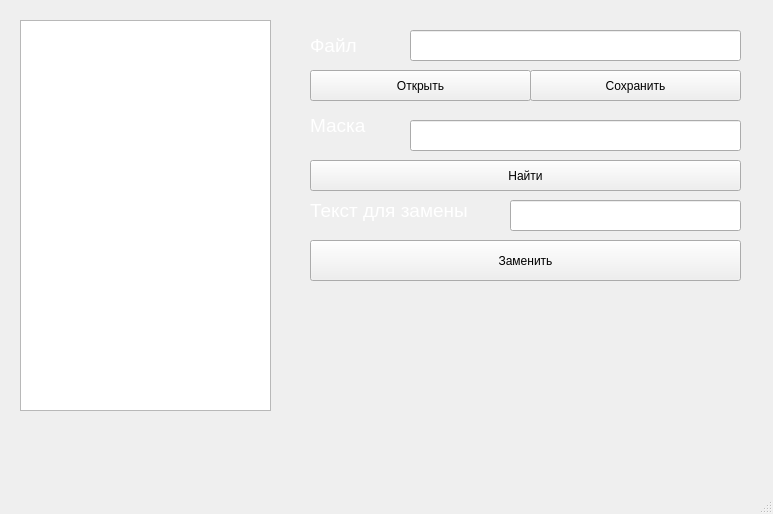
<?xml version="1.0" encoding="UTF-8"?>
<ui version="4.0">
 <class>MainWindow</class>
 <widget class="QMainWindow" name="MainWindow">
  <property name="geometry">
   <rect>
    <x>0</x>
    <y>0</y>
    <width>773</width>
    <height>514</height>
   </rect>
  </property>
  <property name="windowTitle">
   <string>MainWindow</string>
  </property>
  <widget class="QWidget" name="centralwidget">
   <widget class="QLabel" name="label">
    <property name="geometry">
     <rect>
      <x>310</x>
      <y>30</y>
      <width>71</width>
      <height>31</height>
     </rect>
    </property>
    <property name="font">
     <font>
      <pointsize>14</pointsize>
     </font>
    </property>
    <property name="styleSheet">
     <string notr="true">color: rgb(255, 255, 255);</string>
    </property>
    <property name="text">
     <string>Файл</string>
    </property>
   </widget>
   <widget class="QLineEdit" name="lineEdit">
    <property name="geometry">
     <rect>
      <x>410</x>
      <y>30</y>
      <width>331</width>
      <height>31</height>
     </rect>
    </property>
   </widget>
   <widget class="QPushButton" name="openButton">
    <property name="geometry">
     <rect>
      <x>310</x>
      <y>70</y>
      <width>221</width>
      <height>31</height>
     </rect>
    </property>
    <property name="text">
     <string>Открыть</string>
    </property>
   </widget>
   <widget class="QPushButton" name="saveButton">
    <property name="geometry">
     <rect>
      <x>530</x>
      <y>70</y>
      <width>211</width>
      <height>31</height>
     </rect>
    </property>
    <property name="text">
     <string>Сохранить</string>
    </property>
   </widget>
   <widget class="QLabel" name="label_2">
    <property name="geometry">
     <rect>
      <x>310</x>
      <y>110</y>
      <width>71</width>
      <height>31</height>
     </rect>
    </property>
    <property name="font">
     <font>
      <pointsize>14</pointsize>
     </font>
    </property>
    <property name="styleSheet">
     <string notr="true">color: rgb(255, 255, 255);</string>
    </property>
    <property name="text">
     <string>Маска</string>
    </property>
   </widget>
   <widget class="QLineEdit" name="lineEdit_2">
    <property name="geometry">
     <rect>
      <x>410</x>
      <y>120</y>
      <width>331</width>
      <height>31</height>
     </rect>
    </property>
   </widget>
   <widget class="QPushButton" name="searchButton">
    <property name="geometry">
     <rect>
      <x>310</x>
      <y>160</y>
      <width>431</width>
      <height>31</height>
     </rect>
    </property>
    <property name="text">
     <string>Найти</string>
    </property>
   </widget>
   <widget class="QLabel" name="label_3">
    <property name="geometry">
     <rect>
      <x>310</x>
      <y>200</y>
      <width>191</width>
      <height>21</height>
     </rect>
    </property>
    <property name="font">
     <font>
      <pointsize>14</pointsize>
     </font>
    </property>
    <property name="styleSheet">
     <string notr="true">color: rgb(255, 255, 255);</string>
    </property>
    <property name="text">
     <string>Текст для замены</string>
    </property>
   </widget>
   <widget class="QLineEdit" name="lineEdit_3">
    <property name="geometry">
     <rect>
      <x>510</x>
      <y>200</y>
      <width>231</width>
      <height>31</height>
     </rect>
    </property>
   </widget>
   <widget class="QPushButton" name="replaceButton">
    <property name="geometry">
     <rect>
      <x>310</x>
      <y>240</y>
      <width>431</width>
      <height>41</height>
     </rect>
    </property>
    <property name="text">
     <string>Заменить</string>
    </property>
   </widget>
   <widget class="QTextEdit" name="textEdit">
    <property name="geometry">
     <rect>
      <x>20</x>
      <y>20</y>
      <width>251</width>
      <height>391</height>
     </rect>
    </property>
   </widget>
  </widget>
  <widget class="QMenuBar" name="menubar">
   <property name="geometry">
    <rect>
     <x>0</x>
     <y>0</y>
     <width>773</width>
     <height>26</height>
    </rect>
   </property>
  </widget>
  <widget class="QStatusBar" name="statusbar"/>
 </widget>
 <resources/>
 <connections/>
</ui>
